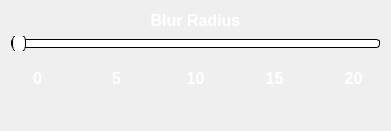
  <widget class="QGroupBox" name="SliderBlur">
   <property name="geometry">
    <rect>
     <x>1010</x>
     <y>490</y>
     <width>391</width>
     <height>131</height>
    </rect>
   </property>
   <property name="styleSheet">
    <string notr="true">border: none;</string>
   </property>
   <property name="title">
    <string/>
   </property>
   <layout class="QVBoxLayout" name="verticalLayout_8">
    <item>
     <widget class="QLabel" name="BlurEffect">
      <property name="text">
       <string>&lt;html&gt;&lt;head/&gt;&lt;body&gt;&lt;p align=&quot;center&quot;&gt;&lt;span style=&quot; font-size:12pt; font-weight:700; color:#ffffff;&quot;&gt;Blur Radius&lt;/span&gt;&lt;/p&gt;&lt;/body&gt;&lt;/html&gt;</string>
      </property>
     </widget>
    </item>
    <item>
     <widget class="QSlider" name="BlurSlide">
      <property name="styleSheet">
       <string notr="true">QSlider::groove:horizontal {
border: 1px solid ;
background: white;
height: 7px;
border-radius: 3px;
}

QSlider::handle:horizontal {
background: white;
border: 1px solid ;
width: 12px;
margin-top: -6px;
margin-bottom: -6px;
border-radius: 7px;
}</string>
      </property>
      <property name="maximum">
       <number>20</number>
      </property>
      <property name="orientation">
       <enum>Qt::Horizontal</enum>
      </property>
     </widget>
    </item>
    <item>
     <layout class="QHBoxLayout" name="horizontalLayout_5">
      <item>
       <widget class="QLabel" name="zeropercent_5">
        <property name="text">
         <string>&lt;html&gt;&lt;head/&gt;&lt;body&gt;&lt;p align=&quot;center&quot;&gt;&lt;span style=&quot; font-size:12pt; font-weight:700; color:#ffffff;&quot;&gt;0&lt;/span&gt;&lt;/p&gt;&lt;/body&gt;&lt;/html&gt;</string>
        </property>
       </widget>
      </item>
      <item>
       <spacer name="verticalSpacer_19">
        <property name="orientation">
         <enum>Qt::Vertical</enum>
        </property>
        <property name="sizeHint" stdset="0">
         <size>
          <width>20</width>
          <height>40</height>
         </size>
        </property>
       </spacer>
      </item>
      <item>
       <widget class="QLabel" name="TwinPercet_5">
        <property name="text">
         <string>&lt;html&gt;&lt;head/&gt;&lt;body&gt;&lt;p align=&quot;center&quot;&gt;&lt;span style=&quot; font-size:12pt; font-weight:700; color:#ffffff;&quot;&gt;5&lt;/span&gt;&lt;/p&gt;&lt;/body&gt;&lt;/html&gt;</string>
        </property>
       </widget>
      </item>
      <item>
       <spacer name="verticalSpacer_20">
        <property name="orientation">
         <enum>Qt::Vertical</enum>
        </property>
        <property name="sizeHint" stdset="0">
         <size>
          <width>20</width>
          <height>40</height>
         </size>
        </property>
       </spacer>
      </item>
      <item>
       <widget class="QLabel" name="fiftypercent_5">
        <property name="text">
         <string>&lt;html&gt;&lt;head/&gt;&lt;body&gt;&lt;p align=&quot;center&quot;&gt;&lt;span style=&quot; font-size:12pt; font-weight:700; color:#ffffff;&quot;&gt;10&lt;/span&gt;&lt;/p&gt;&lt;/body&gt;&lt;/html&gt;</string>
        </property>
       </widget>
      </item>
      <item>
       <spacer name="verticalSpacer_21">
        <property name="orientation">
         <enum>Qt::Vertical</enum>
        </property>
        <property name="sizeHint" stdset="0">
         <size>
          <width>20</width>
          <height>40</height>
         </size>
        </property>
       </spacer>
      </item>
      <item>
       <widget class="QLabel" name="sevpercent_5">
        <property name="text">
         <string>&lt;html&gt;&lt;head/&gt;&lt;body&gt;&lt;p align=&quot;center&quot;&gt;&lt;span style=&quot; font-size:12pt; font-weight:700; color:#ffffff;&quot;&gt;15&lt;/span&gt;&lt;/p&gt;&lt;/body&gt;&lt;/html&gt;</string>
        </property>
       </widget>
      </item>
      <item>
       <spacer name="verticalSpacer_22">
        <property name="orientation">
         <enum>Qt::Vertical</enum>
        </property>
        <property name="sizeHint" stdset="0">
         <size>
          <width>20</width>
          <height>40</height>
         </size>
        </property>
       </spacer>
      </item>
      <item>
       <widget class="QLabel" name="hunpercent_5">
        <property name="text">
         <string>&lt;html&gt;&lt;head/&gt;&lt;body&gt;&lt;p align=&quot;center&quot;&gt;&lt;span style=&quot; font-size:12pt; font-weight:700; color:#ffffff;&quot;&gt;20&lt;/span&gt;&lt;/p&gt;&lt;/body&gt;&lt;/html&gt;</string>
        </property>
       </widget>
      </item>
     </layout>
    </item>
    <item>
     <spacer name="horizontalSpacer">
      <property name="orientation">
       <enum>Qt::Horizontal</enum>
      </property>
      <property name="sizeHint" stdset="0">
       <size>
        <width>40</width>
        <height>20</height>
       </size>
      </property>
     </spacer>
    </item>
   </layout>
  </widget>
